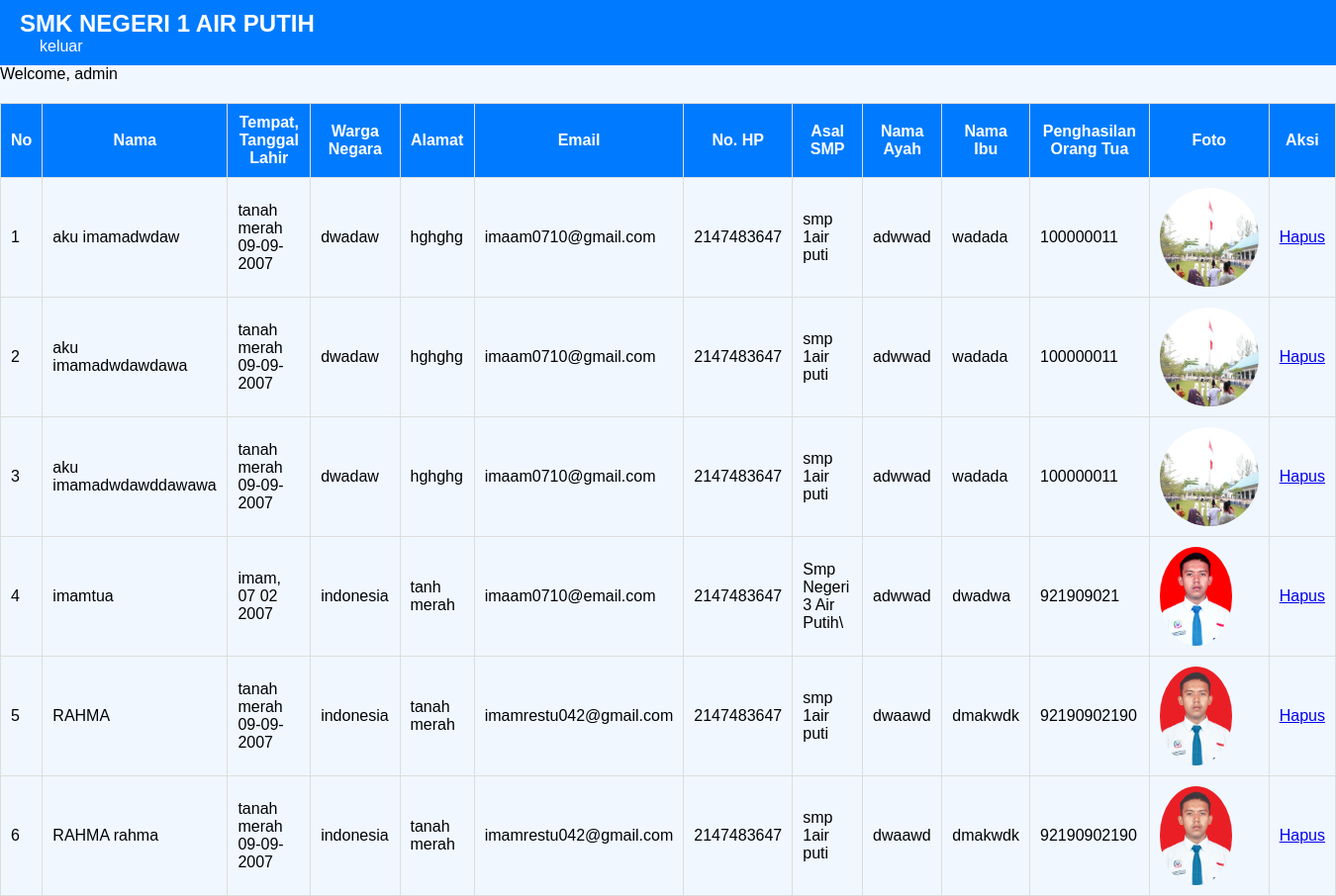
The app's page /homeadmin.php (signed in) with its own data.
### tables this page shows
CREATE TABLE IF NOT EXISTS `tblpendaftaran` (
  `id` int(11) NOT NULL AUTO_INCREMENT,
  `Nama` varchar(255) NOT NULL,
  `TempatTanggalLahir` varchar(255) NOT NULL,
  `WargaNegara` varchar(255) NOT NULL,
  `Alamat` text NOT NULL,
  `Email` varchar(255) NOT NULL,
  `NoHP` int(12) NOT NULL,
  `AsalSMP` varchar(255) NOT NULL,
  `NamaAyah` varchar(255) NOT NULL,
  `NamaIbu` varchar(255) NOT NULL,
  `PenghasilanOrTu` varchar(255) NOT NULL,
  `UploadFoto` varchar(255) NOT NULL,
  PRIMARY KEY (`id`)
);

### homeadmin.php (the view, shortened to what this page needs)
<html>
<head>
    <link rel="stylesheet" href="css/homeadmin.css">
</head>
<body>
    <header>
        <div class="logo">SMK NEGERI 1 AIR PUTIH</div>
        <nav>
            <ul>
                <li><a href="function.php?op=out">keluar</a></li>
            </ul>
        </nav>
    </header>
    <main>
        <div class="user-info">
            <p>Welcome, <?= $_SESSION['username'] ?></p>
        </div>
        <table border="1" cellspacing="0">
            <thead>
                <tr>
                    <th>No</th>
                    <th>Nama</th>
                    <th>Tempat, Tanggal Lahir</th>
                    <th>Warga Negara</th>
                    <th>Alamat</th>
                    <th>Email</th>
                    <th>No. HP</th>
                    <th>Asal SMP</th>
                    <th>Nama Ayah</th>
                    <th>Nama Ibu</th>
                    <th>Penghasilan Orang Tua</th>
                    <th>Foto</th>
                    <th>Aksi</th>
                </tr>
            </thead>
            <tbody>
                <?php
                $koneksi = mysqli_connect("localhost", "root", "", "ukkppdbimam");
                $query = "SELECT * FROM tblpendaftaran";
                $result = mysqli_query($koneksi, $query);
                $no = 1;
                while ($row = mysqli_fetch_assoc($result)) {
                    ?>
                    <tr>
                        <td><?= $no++ ?></td>
                        <td><?= $row['Nama'] ?></td>
                        <td><?= $row['TempatTanggalLahir'] ?></td>
                        <td><?= $row['WargaNegara'] ?></td>
                        <td><?= $row['Alamat'] ?></td>
                        <td><?= $row['Email'] ?></td>
                        <td><?= $row['NoHP'] ?></td>
                        <td><?= $row['AsalSMP'] ?></td>
                        <td><?= $row['NamaAyah'] ?></td>
                        <td><?= $row['NamaIbu'] ?></td>
                        <td><?= $row['PenghasilanOrTu'] ?></td>
                       <td>
    <img src="uploads/<?= $row['UploadFoto'] ?>" alt="Foto" style="max-width: 100px; height: 100px;">
</td>
<td>
    <a href="delete.php?id=<?= $row['id'] ?>" onclick="return confirm('Anda yakin ingin menghapus data ini?')">Hapus</a>
</td>
                    </tr>
                <?php
                }
                ?>
            </tbody>
        </table>
    </main>
</body>
</html>

### css/homeadmin.css (style rules this page uses)
body, h1, h2, h3, p, ul, ol, li, form, fieldset { margin: 0; padding: 0; }
body { font-family: Arial, sans-serif; background-color: #f0f7ff; }
header { background-color: #007bff; color: #fff; padding: 10px 20px; }
.logo { font-size: 24px; font-weight: bold; }
nav ul { list-style: none; }
nav ul li { display: inline-block; margin-left: 20px; }
nav ul li a { color: #fff; text-decoration: none; }
.user-info { margin-bottom: 20px; }
table { width: 100%; border-collapse: collapse; }
table th, table td { border: 1px solid #ddd; padding: 10px; }
table th { background-color: #007bff; color: #fff; }
table td img { max-width: 100px; height: 100px; border-radius: 50%; }

### records on screen
tblpendaftaran: Nama "aku imamadwdaw", TempatTanggalLahir "tanah merah 09-09-2007", WargaNegara "dwadaw", Alamat "hghghg", Email "imaam0710@gmail.com", NoHP "2147483647", AsalSMP "smp 1air puti", NamaAyah "adwwad", NamaIbu "wadada", PenghasilanOrTu "100000011", UploadFoto (picture)
tblpendaftaran: Nama "aku imamadwdawdawa", TempatTanggalLahir "tanah merah 09-09-2007", WargaNegara "dwadaw", Alamat "hghghg", Email "imaam0710@gmail.com", NoHP "2147483647", AsalSMP "smp 1air puti", NamaAyah "adwwad", NamaIbu "wadada", PenghasilanOrTu "100000011", UploadFoto (picture)
tblpendaftaran: Nama "aku imamadwdawddawawa", TempatTanggalLahir "tanah merah 09-09-2007", WargaNegara "dwadaw", Alamat "hghghg", Email "imaam0710@gmail.com", NoHP "2147483647", AsalSMP "smp 1air puti", NamaAyah "adwwad", NamaIbu "wadada", PenghasilanOrTu "100000011", UploadFoto (picture)
tblpendaftaran: Nama "imamtua", TempatTanggalLahir "imam, 07 02 2007", WargaNegara "indonesia", Alamat "tanh merah", Email "imaam0710@email.com", NoHP "2147483647", AsalSMP "Smp Negeri 3 Air Putih\\", NamaAyah "adwwad", NamaIbu "dwadwa", PenghasilanOrTu "921909021", UploadFoto (picture)
tblpendaftaran: Nama "RAHMA", TempatTanggalLahir "tanah merah 09-09-2007", WargaNegara "indonesia", Alamat "tanah merah", Email "imamrestu042@gmail.com", NoHP "2147483647", AsalSMP "smp 1air puti", NamaAyah "dwaawd", NamaIbu "dmakwdk", PenghasilanOrTu "92190902190", UploadFoto (picture)
tblpendaftaran: Nama "RAHMA rahma", TempatTanggalLahir "tanah merah 09-09-2007", WargaNegara "indonesia", Alamat "tanah merah", Email "imamrestu042@gmail.com", NoHP "2147483647", AsalSMP "smp 1air puti", NamaAyah "dwaawd", NamaIbu "dmakwdk", PenghasilanOrTu "92190902190", UploadFoto (picture)

### other values on screen
$_SESSION['username'] "admin"
